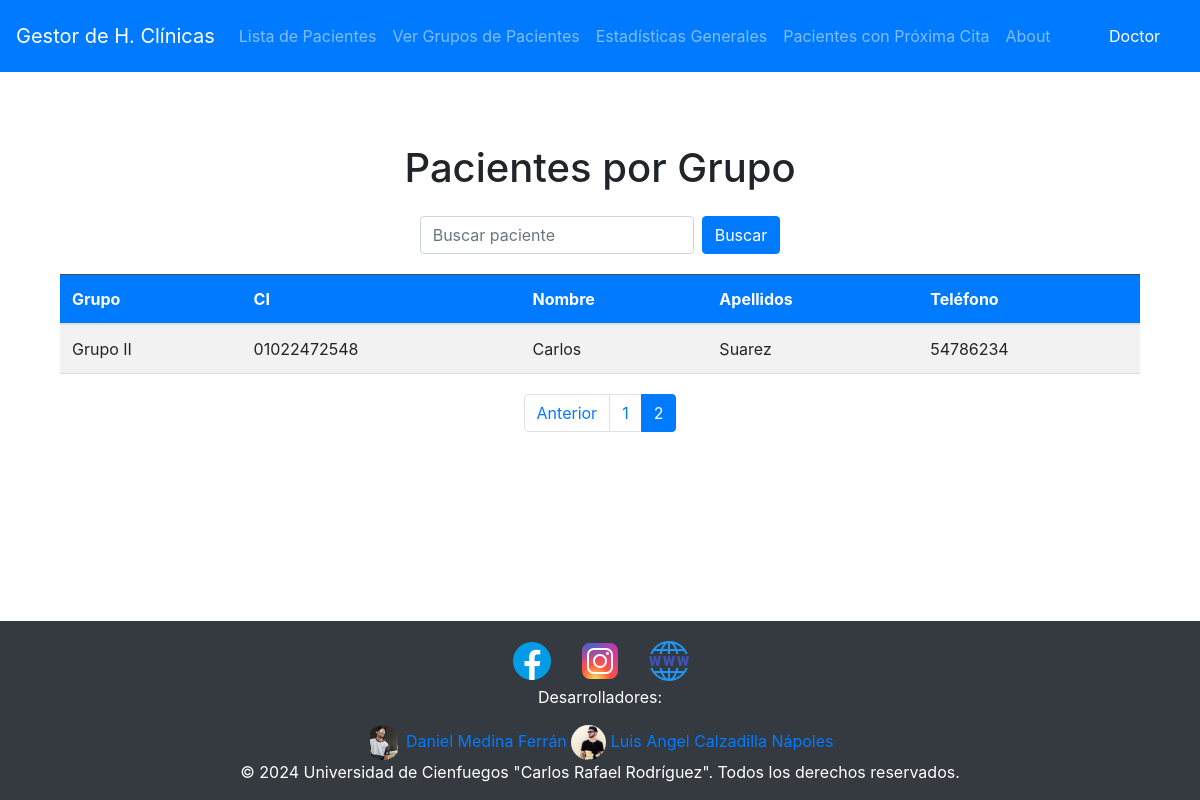
Page /grupos-pacientes/?page=2&search= (signed in) on the committed database.
### Historia/models.py (models this page shows, shortened)
class Grupos(models.Model):
    id = models.IntegerField(primary_key=True)
    grupo = models.CharField(max_length=255)

class Paciente(models.Model):
    ci = models.CharField(primary_key=True, max_length=11)
    nombre = models.CharField(max_length=50)
    apellidos = models.CharField(max_length=50)
    telefono = models.IntegerField(null=True)
    direccion = models.CharField(max_length=50)
    SEXO_CHOICES = (
        ('M', 'Masculino'),
        ('F', 'Femenino'),
    )
    sexo = models.CharField(max_length=1, choices=SEXO_CHOICES)
    RAZA_CHOICES = (
        ('B', 'Blanco'),
        ('N', 'Negro'),
    )
    raza = models.CharField(max_length=1, choices=RAZA_CHOICES)
    edad = models.IntegerField()

### Historia/views/grupos.py (the view)
# urls.py: path('grupos-pacientes/', grupos.grupos_pacientes, name='grupos_pacientes'),
@login_required(login_url="/")
def grupos_pacientes(request):
    pacientes = []
    search_term = request.GET.get('search', '')
    paciente_ultima_fecha_grupo = {}
    fechas_por_paciente = {}
    for fecha in Fecha.objects.all().order_by('-fecha_inicial'):
        if fecha.paciente not in fechas_por_paciente:
            fechas_por_paciente[fecha.paciente] = fecha
    for paciente, fecha in fechas_por_paciente.items():
        try:
            egeneral = fecha.egeneral
            if egeneral:
                try:
                    efaparato = egeneral.efaparato
                    if efaparato:
                        grupo = efaparato.grupos
                        paciente_ultima_fecha_grupo[paciente] = grupo.grupo
                except ObjectDoesNotExist:
                    pass
        except ObjectDoesNotExist:
            pass
    for paciente in paciente_ultima_fecha_grupo.keys():
        grupo = paciente_ultima_fecha_grupo[paciente]
        pacientes.append({
            'grupo': grupo,
            'ci': paciente.ci,
            'nombre': paciente.nombre,
            'apellidos': paciente.apellidos,
            'telefono': paciente.telefono,
        })
    if search_term:
        pacientes = [p for p in pacientes if search_term.lower() in p['nombre'].lower() or search_term.lower() in p['apellidos'].lower()]
    paginator = Paginator(pacientes, 5)  # 5 pacientes por página
    page_number = request.GET.get('page')
    paginated_patients = paginator.get_page(page_number)
    context = {
        'pacientes': paginated_patients,
        'search': search_term,  # Para mantener el valor en el formulario
    }
    return render(request, 'grupos/grupos_pacientes.html', context)

### Historia/templates/grupos/grupos_pacientes.html (shortened to what this page needs)
{% extends 'base.html' %}
{% block content %}
<div class="container-fluid">
    <h1 class="text-center my-4">Pacientes por Grupo</h1>
    <div class="d-flex justify-content-center mb-3">
        <form class="search-form d-flex" method="GET" action="{% url 'grupos_pacientes' %}">
            <input type="text" class="form-control mr-2" name="search" placeholder="Buscar paciente" value="{{ request.GET.search }}" />
            <button type="submit" class="btn btn-primary">Buscar</button>
        </form>
    </div>
    <div class="table-container">
        <table class="table table-striped fixed-table">
            <thead class="table-dark">
                <tr>
                    <th>Grupo</th>
                    <th>CI</th>
                    <th>Nombre</th>
                    <th>Apellidos</th>
                    <th>Teléfono</th>
                </tr>
            </thead>
            <tbody>
                {% for paciente in pacientes %}
                <tr>
                    <td>{{ paciente.grupo }}</td>
                    <td>{{ paciente.ci }}</td>
                    <td>{{ paciente.nombre }}</td>
                    <td>{{ paciente.apellidos }}</td>
                    <td>{{ paciente.telefono }}</td>
                </tr>
                {% empty %}
                <tr>
                    <td colspan="5" class="text-center">No hay pacientes que mostrar.</td>
                </tr>
                {% endfor %}
            </tbody>
        </table>
    </div>
    <nav aria-label="Page navigation">
        <ul class="pagination justify-content-center">
            {% if pacientes.has_previous %}
            <li class="page-item">
                <a class="page-link" href="?page={{ pacientes.previous_page_number }}&search={{ request.GET.search }}">Anterior</a>
            </li>
            {% endif %}
            {% for num in pacientes.paginator.page_range %}
                {% if pacientes.number == num %}
                    <li class="page-item active"><a class="page-link">{{ num }}</a></li>
                {% else %}
                    <li class="page-item"><a class="page-link" href="?page={{ num }}&search={{ request.GET.search }}">{{ num }}</a></li>
                {% endif %}
            {% endfor %}
        </ul>
    </nav>
</div>
{% endblock %}

### Historia/templates/base.html (shortened to what this page needs)
<!DOCTYPE html>
<html lang="en">
<head>
    {% load static %}
    <link rel="stylesheet" href="https://stackpath.bootstrapcdn.com/bootstrap/4.5.2/css/bootstrap.min.css" />
    <link rel="stylesheet" href="https://cdnjs.cloudflare.com/ajax/libs/font-awesome/5.15.4/css/all.min.css" />
</head>
<body>
    <nav class="navbar navbar-expand-lg navbar-dark bg-primary no-pdf">
        <a class="navbar-brand" href="{% url 'home' %}">Gestor de H. Clínicas</a>
        <div class="collapse navbar-collapse" id="navbarNav">
            <ul class="navbar-nav">
                <li class="nav-item">
                    <a class="nav-link" href="{% url 'lista_pacientes' %}">Lista de Pacientes</a>
                </li>
                <li class="nav-item">
                    <a class="nav-link" href="{% url 'grupos_pacientes' %}">Ver Grupos de Pacientes</a>
                </li>
                <li class="nav-item">
                    <a class="nav-link" href="{% url 'estadisticas_generales' %}">Estadísticas Generales</a>
                </li>
                <li class="nav-item">
                    <a class="nav-link" href="{% url 'pacientes_con_proxima_cita' %}">Pacientes con Próxima Cita</a>
                </li>
                <li class="nav-item">
                    <a class="nav-link" href="{% url 'about' %}">About</a>
                </li>
            </ul>
        </div>
        <div class="navbar">
            <div class="navbar-nav">
                <li class="nav-item">
                    <span class="nav-link text-white">{{ user.first_name }}</span>
                </li>
            </div>
        </div>
    </nav>
    <div class="container my-5 content">{% block content %} {% endblock %}</div>
	<footer class="no-pdf">
		<div class="footer-content">
			<div class="footer-container">
				<div class="footer-icons">
					<a href="https://www.facebook.com/ucfgos/" aria-label="Facebook">
						<img src="{% static 'icons/facebook.png' %}" alt="Facebook">
					</a>
					<a href="https://instagram.com/ucfgos" aria-label="Instagram">
						<img src="{% static 'icons/instagram.png' %}" alt="Instagram">
					</a>
					<a href="http://www.ucf.edu.cu/" aria-label="Web">
						<img src="{% static 'icons/web.png' %}" alt="Web">
					</a>
				</div>
				<div class="footer-developers">
					<p>Desarrolladores:</p>
					<div class="developer-icons">
						<a href="#" aria-label="medina">
							<img src="{% static 'icons/medina.jpg' %}" alt="Daniel Medina Ferrán" class="developer-icon-img">
							<span>Daniel Medina Ferrán</span>
						</a>
						<a href="#" aria-label="luisangel">
							<img src="{% static 'icons/luisangel.jpg' %}" alt="Luis Angel Calzadilla Nápoles" class="developer-icon-img">
							<span>Luis Angel Calzadilla Nápoles</span>
						</a>
					</div>
				</div>
			</div>
		</div>
		<p class="mb-0 text-center">© {{ year }} 2024 Universidad de Cienfuegos "Carlos Rafael Rodríguez". Todos los derechos reservados.</p>
	</footer>
</body>
</html>

### Historia/templates/base.html (style rules this page uses)
body { display: flex; flex-direction: column; min-height: 100vh; margin: 0; }
.content { flex: 1; }
.navbar-nav { position: relative; }
.nav-link { color: white; text-decoration: none; }
footer { background-color: #343a40; color: #ffffff; padding: 1rem; text-align: center; width: 100%; }
.footer-icons a { color: #ffffff; margin: 0 0.5rem; }
.developer-icon-img { border-radius: 50%; width: 35px; height: 35px; object-fit: contain; }

### Historia/templates/grupos/grupos_pacientes.html (style rules this page uses)
.table-container { margin-top: 20px; max-width: 100%; overflow-x: auto; }
.table { width: 100%; border-collapse: collapse; margin: 0; font-size: 1rem; }
.table th, .table td { padding: 12px; text-align: left; border-bottom: 1px solid #ddd; }
.table th { background-color: #007bff; color: white; position: sticky; top: 0; z-index: 1; }
.pagination { margin-top: 20px; }
.page-link { color: #007bff; }
.page-item.active .page-link { background-color: #007bff; border-color: #007bff; color: white; }

### rows in the picture
Grupos: grupo "Grupo II"
Paciente: ci "01022472548", nombre "Carlos", apellidos "Suarez"

### other values in the picture
{{ user.first_name }} "Doctor"
{{ paciente.telefono }} "54786234"
{{ num }} "1"
{{ num }} "2"
